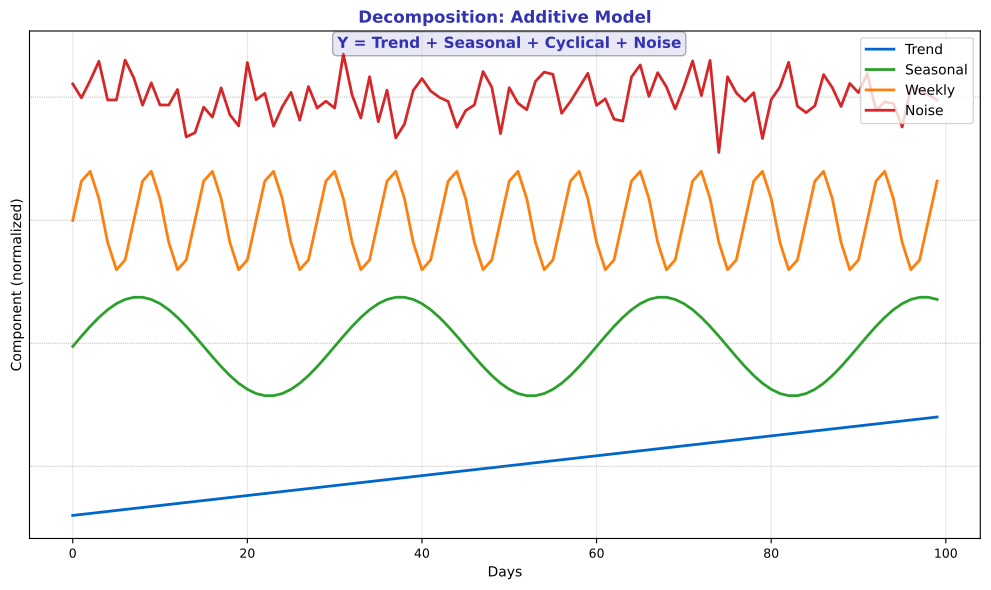

The script that saved this image:
"""Decomposition Summary - Additive model components"""
import matplotlib.pyplot as plt
import numpy as np
from pathlib import Path

plt.rcParams.update({
    'font.size': 10, 'axes.labelsize': 10, 'axes.titlesize': 11,
    'xtick.labelsize': 9, 'ytick.labelsize': 9, 'legend.fontsize': 9,
    'figure.figsize': (10, 6), 'figure.dpi': 150
})

MLPURPLE = '#3333B2'
MLLAVENDER = '#ADADE0'
MLBLUE = '#0066CC'
MLORANGE = '#FF7F0E'
MLGREEN = '#2CA02C'
MLRED = '#D62728'

np.random.seed(42)
n = 100

trend = np.linspace(100, 140, n)
seasonal = 15 * np.sin(2 * np.pi * np.arange(n) / 30)
weekly = 5 * np.sin(2 * np.pi * np.arange(n) / 7)
noise = np.random.randn(n) * 3

fig, ax = plt.subplots(figsize=(10, 6))

components = {'Trend': trend, 'Seasonal': seasonal, 'Weekly': weekly, 'Noise': noise}
y_offset = 0
colors = [MLBLUE, MLGREEN, MLORANGE, MLRED]

for (name, data), color in zip(components.items(), colors):
    normalized = (data - data.mean()) / (data.max() - data.min() + 0.01) * 20
    ax.plot(range(n), normalized + y_offset, color=color, linewidth=2, label=name)
    ax.axhline(y_offset, color='gray', linewidth=0.5, linestyle=':')
    y_offset += 25

ax.set_xlabel('Days', fontsize=10)
ax.set_ylabel('Component (normalized)', fontsize=10)
ax.set_title('Decomposition: Additive Model', fontsize=12, fontweight='bold', color=MLPURPLE)
ax.legend(fontsize=10, loc='upper right')
ax.set_yticks([])
ax.grid(alpha=0.3)

ax.text(50, 85, 'Y = Trend + Seasonal + Cyclical + Noise',
        ha='center', fontsize=11, fontweight='bold', color=MLPURPLE,
        bbox=dict(boxstyle='round', facecolor=MLLAVENDER, alpha=0.3))

plt.tight_layout()
plt.savefig(Path(__file__).parent / 'chart.pdf', dpi=300, bbox_inches='tight')
plt.close()
